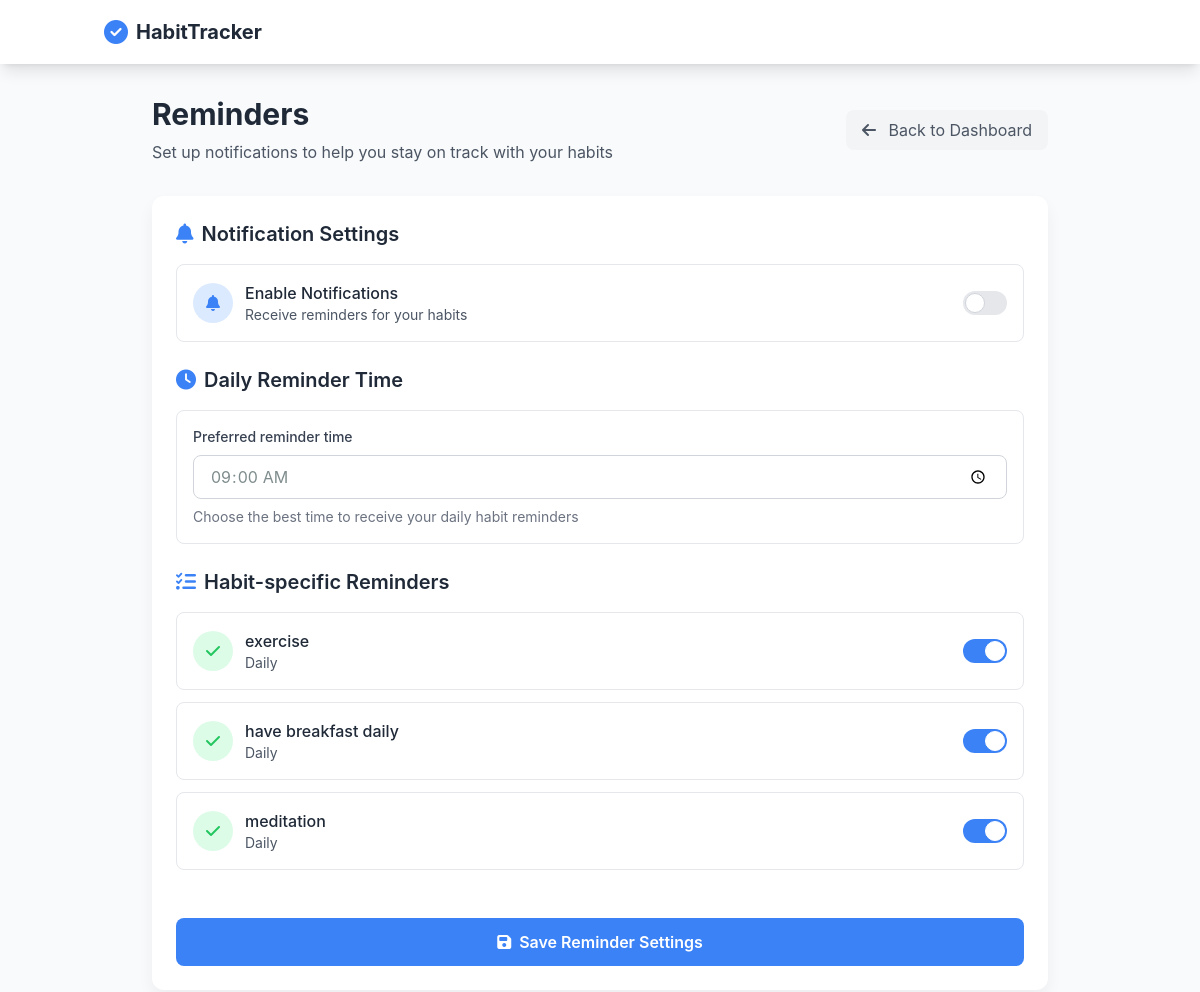
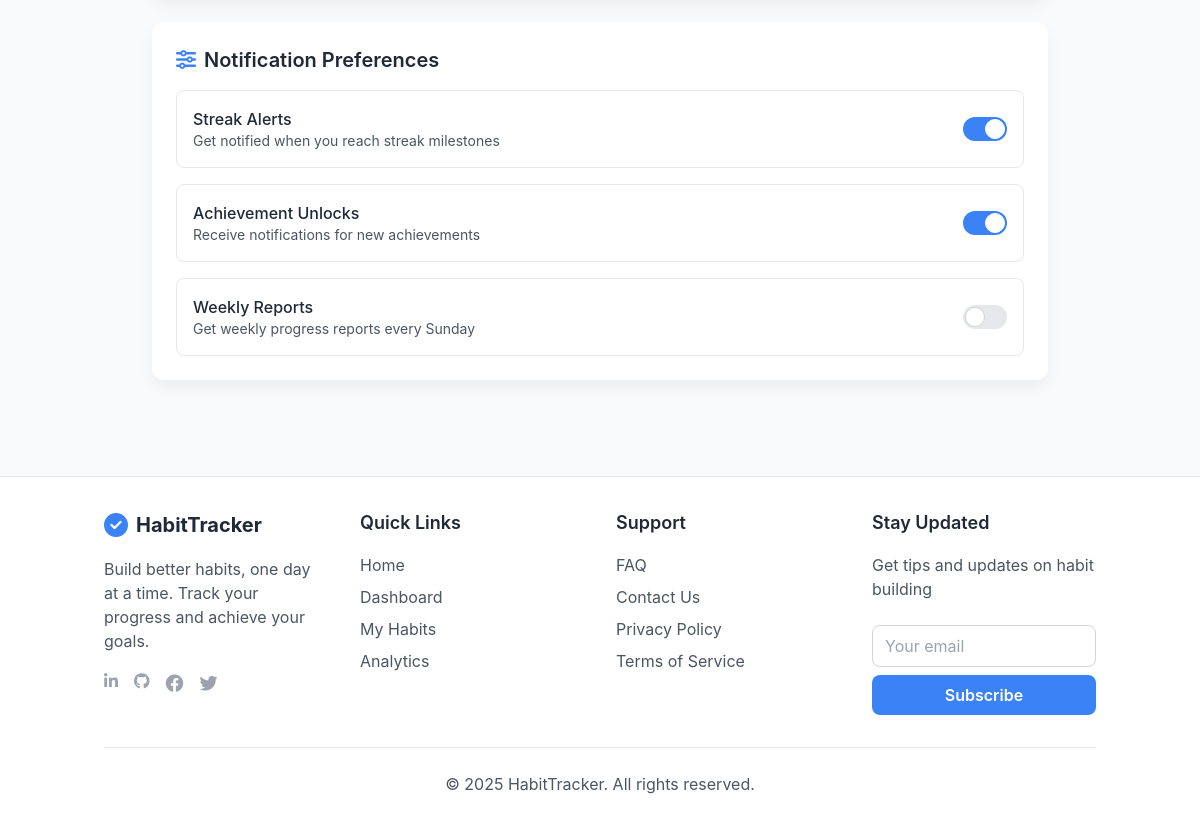
/reminders.php (signed in), run on the app's committed database (2 pictures, top to bottom).
### tables this page shows
CREATE TABLE `user_settings` (
  `id` int(11) NOT NULL,
  `user_id` int(11) NOT NULL,
  `reminder_time` time DEFAULT '09:00:00',
  `enable_notifications` tinyint(1) DEFAULT 0,
  `last_missed_check` date DEFAULT NULL,
  `login_streak` int(11) DEFAULT 0,
  `last_login_date` date DEFAULT NULL
);

CREATE TABLE `habits` (
  `id` int(11) NOT NULL,
  `user_id` int(11) NOT NULL,
  `name` varchar(255) NOT NULL,
  `description` text DEFAULT NULL,
  `frequency` enum('daily','weekly','custom') NOT NULL,
  `custom_days` varchar(20) DEFAULT NULL,
  `start_date` date NOT NULL,
  `end_date` date DEFAULT NULL,
  `created_at` timestamp NOT NULL DEFAULT current_timestamp(),
  `category` enum('health','productivity','learning','fitness','others') DEFAULT 'health',
  `is_public` tinyint(1) DEFAULT 0,
  `is_visible_to_group` tinyint(1) DEFAULT 0
);

### reminders.php (the view, shortened to what this page needs)
<?php
require_once 'config.php';
$user_id = $_SESSION['user_id'];
$stmt = $pdo->prepare("SELECT reminder_time, enable_notifications FROM user_settings WHERE user_id = ?");
$stmt->execute([$user_id]);
$settings = $stmt->fetch();
require_once 'header.php';
?>
<div class="max-w-4xl mx-auto">
    <div class="flex items-center justify-between mb-8">
        <div>
            <h1 class="text-3xl font-bold text-gray-800 mb-2">Reminders</h1>
            <p class="text-gray-600">Set up notifications to help you stay on track with your habits</p>
        </div>
        <a href="dashboard.php" class="bg-gray-100 text-gray-600 px-4 py-2 rounded-lg hover:bg-gray-200 transition">
            <i class="fas fa-arrow-left mr-2"></i> Back to Dashboard
        </a>
    </div>
    <div class="app-card p-6">
        <form id="reminder-form" class="space-y-6" action="settings.php" method="POST">
            <div>
                <h2 class="text-xl font-semibold text-gray-800 mb-4 flex items-center">
                    <i class="fas fa-bell text-blue-500 mr-2"></i>
                    Notification Settings
                </h2>
                <div class="flex items-center justify-between p-4 border rounded-lg">
                    <div class="flex items-center space-x-3">
                        <div class="w-10 h-10 bg-blue-100 rounded-full flex items-center justify-center">
                            <i class="fas fa-bell text-blue-500"></i>
                        </div>
                        <div>
                            <div class="font-medium text-gray-800">Enable Notifications</div>
                            <div class="text-sm text-gray-600">Receive reminders for your habits</div>
                        </div>
                    </div>
                    <label class="relative inline-flex items-center cursor-pointer">
                        <div class="w-11 h-6 bg-gray-200 peer-focus:outline-none rounded-full peer peer-checked:after:translate-x-full peer-checked:after:border-white after:content-[''] after:absolute after:top-[2px] after:left-[2px] after:bg-white after:border-gray-300 after:border after:rounded-full after:h-5 after:w-5 after:transition-all peer-checked:bg-blue-500"></div>
                    </label>
                </div>
            </div>
            <div>
                <h2 class="text-xl font-semibold text-gray-800 mb-4 flex items-center">
                    <i class="fas fa-clock text-blue-500 mr-2"></i>
                    Daily Reminder Time
                </h2>
                <div class="p-4 border rounded-lg">
                    <label class="block text-sm font-medium text-gray-700 mb-2">
                        Preferred reminder time
                    </label>
                    <input type="time" name="reminder_time" class="w-full px-4 py-2 border border-gray-300 rounded-lg focus:ring-blue-500 focus:border-blue-500"
                        value="<?php echo $settings['reminder_time'] ?? '09:00'; ?>">
                    <p class="text-sm text-gray-500 mt-2">Choose the best time to receive your daily habit reminders</p>
                </div>
            </div>
            <div>
                <h2 class="text-xl font-semibold text-gray-800 mb-4 flex items-center">
                    <i class="fas fa-list-check text-blue-500 mr-2"></i>
                    Habit-specific Reminders
                </h2>
                <div class="space-y-3">
                    <?php
                    $stmt = $pdo->prepare("SELECT * FROM habits WHERE user_id = ? ORDER BY name");
                    $stmt->execute([$user_id]);
                    $habits = $stmt->fetchAll();
                    if (empty($habits)): ?>
                        <div class="text-center py-8 text-gray-500">
                            <i class="fas fa-list-check text-3xl text-gray-300 mb-3"></i>
                            <p>No habits yet</p>
                            <a href="add-habit.php" class="text-blue-500 hover:text-blue-600 text-sm">
                                Add your first habit to set reminders
                            </a>
                        </div>
                    <?php else: ?>
                        <?php foreach ($habits as $habit): ?>
                            <div class="flex items-center justify-between p-4 border rounded-lg">
                                <div class="flex items-center space-x-3">
                                    <div class="w-10 h-10 bg-green-100 rounded-full flex items-center justify-center">
                                        <i class="fas fa-check text-green-500"></i>
                                    </div>
                                    <div>
                                        <div class="font-medium text-gray-800"><?php echo htmlspecialchars($habit['name']); ?></div>
                                        <div class="text-sm text-gray-600"><?php echo ucfirst($habit['frequency']); ?></div>
                                    </div>
                                </div>
                                <label class="relative inline-flex items-center cursor-pointer">
                                    <div class="w-11 h-6 bg-gray-200 peer-focus:outline-none rounded-full peer peer-checked:after:translate-x-full peer-checked:after:border-white after:content-[''] after:absolute after:top-[2px] after:left-[2px] after:bg-white after:border-gray-300 after:border after:rounded-full after:h-5 after:w-5 after:transition-all peer-checked:bg-blue-500"></div>
                                </label>
                            </div>
                        <?php endforeach; ?>
                    <?php endif; ?>
                </div>
            </div>
            <div class="pt-6">
                <button type="submit" class="w-full bg-blue-500 text-white py-3 px-6 rounded-lg font-semibold hover:bg-blue-600 transition flex items-center justify-center">
                    <i class="fas fa-save mr-2"></i>
                    Save Reminder Settings
                </button>
            </div>
        </form>
    </div>
    <div class="app-card p-6 mt-6">
        <h2 class="text-xl font-semibold text-gray-800 mb-4 flex items-center">
            <i class="fas fa-sliders-h text-blue-500 mr-2"></i>
            Notification Preferences
        </h2>
        <div class="space-y-4">
            <div class="flex items-center justify-between p-4 border rounded-lg">
                <div>
                    <div class="font-medium text-gray-800">Streak Alerts</div>
                    <div class="text-sm text-gray-600">Get notified when you reach streak milestones</div>
                </div>
                <label class="relative inline-flex items-center cursor-pointer">
                    <div class="w-11 h-6 bg-gray-200 peer-focus:outline-none rounded-full peer peer-checked:after:translate-x-full peer-checked:after:border-white after:content-[''] after:absolute after:top-[2px] after:left-[2px] after:bg-white after:border-gray-300 after:border after:rounded-full after:h-5 after:w-5 after:transition-all peer-checked:bg-blue-500"></div>
                </label>
            </div>
            <div class="flex items-center justify-between p-4 border rounded-lg">
                <div>
                    <div class="font-medium text-gray-800">Achievement Unlocks</div>
                    <div class="text-sm text-gray-600">Receive notifications for new achievements</div>
                </div>
                <label class="relative inline-flex items-center cursor-pointer">
                    <div class="w-11 h-6 bg-gray-200 peer-focus:outline-none rounded-full peer peer-checked:after:translate-x-full peer-checked:after:border-white after:content-[''] after:absolute after:top-[2px] after:left-[2px] after:bg-white after:border-gray-300 after:border after:rounded-full after:h-5 after:w-5 after:transition-all peer-checked:bg-blue-500"></div>
                </label>
            </div>
            <div class="flex items-center justify-between p-4 border rounded-lg">
                <div>
                    <div class="font-medium text-gray-800">Weekly Reports</div>
                    <div class="text-sm text-gray-600">Get weekly progress reports every Sunday</div>
                </div>
                <label class="relative inline-flex items-center cursor-pointer">
                    <div class="w-11 h-6 bg-gray-200 peer-focus:outline-none rounded-full peer peer-checked:after:translate-x-full peer-checked:after:border-white after:content-[''] after:absolute after:top-[2px] after:left-[2px] after:bg-white after:border-gray-300 after:border after:rounded-full after:h-5 after:w-5 after:transition-all peer-checked:bg-blue-500"></div>
                </label>
            </div>
        </div>
    </div>
</div>
<?php require_once 'footer.php'; ?>

### css/style.css (style rules this page uses)
body { background-color: #f0f4f8; font-family: 'Inter', -apple-system, BlinkMacSystemFont, 'Segoe UI', Roboto, sans-serif; color: #7f8c8d; }
.app-card { background-color: #ffffff; border-radius: 12px; box-shadow: 0 8px 16px rgba(0,0,0,0.05); transition: transform 0.2s ease, box-shadow 0.2s ease; }
.mb-4 { margin-bottom: 1rem; }
.p-4 { padding: 1rem; }
:root { --primary-color: #4a90e2; --success-color: #2ecc71; --danger-color: #e74c3c; --warning-color: #f1c40f; --border-radius: 12px; }

### data on the page
user_settings: reminder_time "09:00:00"
habits: name "exercise", frequency "Daily"
habits: name "have breakfast daily", frequency "Daily"
habits: name "meditation", frequency "Daily"
